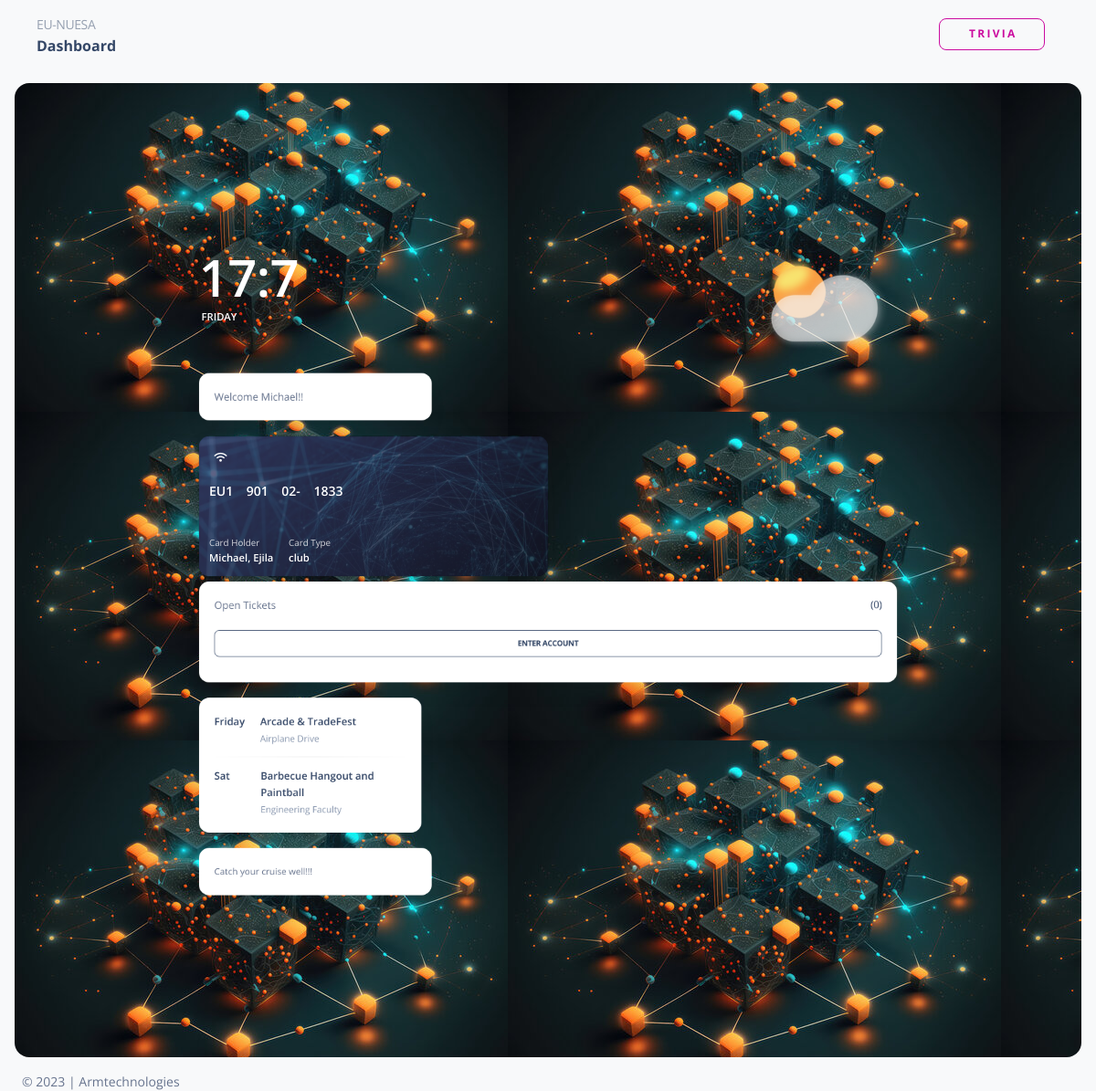
The app's page / (signed in) with its own data.
### main/models.py (models this page shows, shortened)
class User(AbstractUser):
    matric_number = models.CharField(max_length=13, null=True, unique=True, validators=[
                                     UserValidator.validate_matric_number])
    user_category = models.CharField(
        help_text='Type of User',  max_length=200, choices=USER_CATEGORY)
    balance = models.DecimalField(
        help_text='Users Points Balance', decimal_places=2, max_digits=16, default=0.00
    )
    reference = models.CharField(
        help_text='User Reference', max_length=200, unique=True)
    vendor_id = models.CharField(
        help_text='Vendor ID',
        max_length=200,
        null=True,
        unique=True
    )
    def __str__(self):
        return self.get_full_name()

class Card(models.Model):
    user = models.OneToOneField(
        User, related_name="user_card", on_delete=models.CASCADE)
    reference = models.CharField(
        help_text='Card Reference', max_length=200, unique=True)
    type = models.CharField(
        max_length=25, choices=CARD_TYPES, default='diamond')
    card_id = models.CharField(help_text='Card ID', max_length=25, unique=True)
    is_active = models.BooleanField(default=True)

### main/views.py (the view, shortened to what this page needs)
# urls.py: path('', views.index, name='index_view'),
def index(request):
    error_message = {"status": False, "message": "No errors"}
    is_authenticated = True
    first_name = ''
    last_name = ''
    matric_number = ''
    card_type = ''
    open_tickets_count = ''
    if not request.user.is_authenticated:
        is_authenticated = False
    else:
        user = request.user
        first_name = user.first_name
        last_name = user.last_name
        matric_number = user.matric_number
        time_threshold = timezone.now() - timedelta(hours=1)
        open_tickets = PendingTicket.objects.filter(
            senders_hash=request.user, created_at__gte=time_threshold)
        open_tickets_count = open_tickets.count()
        card_exists = Card.objects.filter(user=user).exists()
        if card_exists:
            card = Card.objects.get(user=user)
            card_type = card.type
        else:
            card_type = "No card"
    context = {
        'first_name': first_name,
        'last_name': last_name,
        'matric_number': matric_number,
        'card_type': card_type,
        'open_tickets_count': open_tickets_count,
        'error_message': error_message,
        'is_authenticated': is_authenticated
    }
    return render(request, 'login.html', context)

### main/templates/login.html (shortened to what this page needs)
{% if is_authenticated == True %}
<!DOCTYPE html>
<html lang="en">
{% load static %}
<head>
 <link href="{% static "css/nucleo-icons.css" %}" rel="stylesheet" />
 <link href="{% static "css/nucleo-svg.css" %}" rel="stylesheet" />
 <link id="pagestyle" href="{% static "css/soft-ui-dashboard.css" %}" rel="stylesheet" />
</head>
<body class="g-sidenav-show  bg-gray-100 virtual-reality">
  <div>
    <nav class="navbar navbar-main navbar-expand-lg px-0 mx-4 shadow-none border-radius-xl" id="navbarBlur"
      navbar-scroll="true">
      <div class="container-fluid py-1 px-3">
        <nav aria-label="breadcrumb">
          <ol class="breadcrumb bg-transparent mb-0 pb-0 pt-1 px-0 me-sm-6 me-5">
            <li class="breadcrumb-item text-sm"><a class="opacity-5 text-dark" href="javascript:;">EU-NUESA</a></li>
          </ol>
          <h6 class="font-weight-bolder mb-0">Dashboard</h6>
        </nav>
        <div class="collapse navbar-collapse mt-sm-0 mt-2 me-md-0 me-sm-4" id="navbar">
          <ul class="navbar-nav  justify-content-end">
            <li class="nav-item d-flex align-items-center">
              <a class="btn btn-outline-primary btn-sm mb-0 me-3" href="{% url 'trivia_view' %}">T r i v i a</a>
            </li>
              </ul>
        </div>
      </div>
    </nav>
  </div>
  <div class="border-radius-xl mt-3 mx-3 position-relative"
    style="background-image: url('{% static 'img/bty.jpg' %}') ; background-size:;">
    <main class="main-content mt-1 border-radius-lg">
      <div class="section min-vh-85 position-relative transform-scale-0 transform-scale-md-7">
        <div class="container">
          <br><br />
            <div class="d-flex">
              <div class="me-auto">
                <h1 class="display-1 font-weight-bold mt-n4 mb-0 dr1">
                </h1>
                <h6 class="text-uppercase mb-0 ms-1 dr1">
                </h6>
              </div>
              <div class="ms-auto">
                <marquee width="auto" scrollamount="4" loop="">
                  <img class="w-50 float-end mt-lg-n4" src="{% static "img/small-logos/icon-sun-cloud.png" %}"
                    alt="image sun">
                </marquee>
              </div>
            </div>
            <div class="col-lg-4 col-md-4 mt-4 mt-sm-0">
              <div class="card move-on-hover mt-4">
                <div class="card-body">
                  <div class="d-flex">
                    <p class="my-auto">Welcome {{first_name}}!!</p>
                  </div>
                </div>
              </div>
            </div>
            <br>
            <div class="col-xl-6 mb-xl-0 mb-4">
              <div class="card bg-transparent shadow-xl">
                <div class="overflow-hidden position-relative border-radius-xl"
                  style="background-image: url('{% static 'img/bg000.jpg' %}');">
                  <span class="mask bg-gradient-dark"></span>
                  <div class="card-body position-relative z-index-1 p-3">
                    <i class="fas fa-wifi text-white p-2"></i>
                    <h5 class="text-white mt-4 mb-5 pb-2">
                      {{ matric_number|slice:":3" }}&nbsp;&nbsp;&nbsp;
                      {{ matric_number|slice:"3:6" }}&nbsp;&nbsp;&nbsp;
                      {{ matric_number|slice:"6:9" }}&nbsp;&nbsp;&nbsp;
                      {{ matric_number|slice:"9:" }}
                    </h5>
                    <div class="d-flex">
                      <div class="d-flex">
                        <div class="me-4">
                          <p class="text-white text-sm opacity-8 mb-0">Card Holder</p>
                          <h6 class="text-white mb-0">{{first_name}}, {{last_name}}</h6>
                        </div>
                        <div>
                          <p class="text-white text-sm opacity-8 mb-0">Card Type</p>
                          <h6 class="text-white mb-0">{{card_type}}</h6>
                        </div>
                      </div>
                    </div>
                  </div>
                </div>
              </div>
            </div>
            <div class="card move-on-hover mt-2">
              <div class="card-body">
                <div class="d-flex">
                  <p class="mb-0">Open Tickets </p>
                  <a href="javascript:;" class="ms-auto" data-bs-toggle="tooltip" data-bs-placement="top"
                    title="Open Tickets">
                    ({{open_tickets_count}})
                  </a>
                </div>
                <br>
                <a class="btn btn-outline-dark w-100" href="{% url 'account_view' %}">Enter Account</a>
              </div>
            </div>
            <div class="row mt-4">
              <div class="col-lg-4 col-md-4">
                <div class="card move-on-hover overflow-hidden">
                  <div class="card-body">
                    <div class="d-flex">
                      <h6 class="mb-0 me-4">Friday</h6>
                      <h6 class="mb-0">Arcade & TradeFest<br>
                        <small class="text-secondary font-weight-normal">Airplane Drive</small>
                      </h6>
                    </div>
                    <div class="d-flex">
                      <h6 class="mb-0 me-5">Sat</h6>
                      <h6 class="mb-0">Barbecue Hangout and<br>Paintball<br />
                        <small class="text-secondary font-weight-normal">Engineering Faculty</small>
                      </h6>
                    </div>
                  </div>
                </div>
              </div>
            </div>
            <div class="col-lg-4 col-md-4 mt-4 mt-sm-0">
              <div class="card move-on-hover mt-4">
                <div class="card-body">
                  <small class="my-auto pcn">Catch your cruise well!!!</small>
                </div>
              </div>
            </div>
            <br>
          </div>
        </div>
      </div>
  <footer class="footer pt-3  ">
    <div class="container-fluid">
      <div class="row align-items-center justify-content-lg-between">
        <div class="col-lg-6 mb-lg-0 mb-4">
          <div class="copyright text-center text-sm text-muted text-lg-start">
            ©
             | Armtechnologies
          </div>
        </div>
      </div>
    </div>
  </footer>
</body>
</html>
{% else %}
{% load static %}
{% endif %}

### records on screen
User: first_name "Michael", matric_number "EU1", matric_number "901", matric_number "02-", matric_number "1833", last_name "Ejila"
Card: type "club"

### other values on screen
{{ open_tickets_count }} "0"
